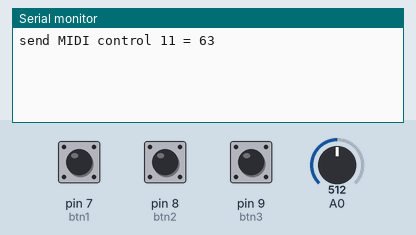
This sketch was run on a simulated SparkFun Pro Micro, built with avr-gcc and run on an emulated ATmega32U4. Shown: the last lines printed to the serial monitor. Inputs (shaded band) come from the test bench; at power-on: pin 7 (btn1) HIGH, A0 = 512, pin 8 (btn2) HIGH, pin 9 (btn3) HIGH.

Above: at 1.2 s.
1.3 s: pin 7 (btn1) pulled LOW for 0.15 s
At 2.8 s:
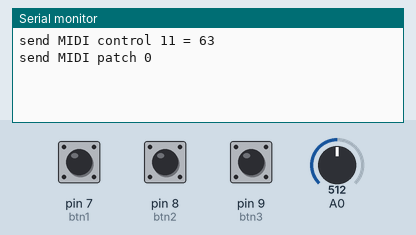
3.3 s: A0 set to 716
At 3.9 s:
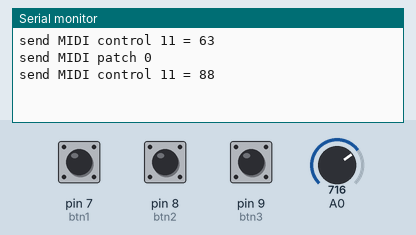
4.8 s: pin 8 (btn2) pulled LOW for 1 s
At 6.3 s:
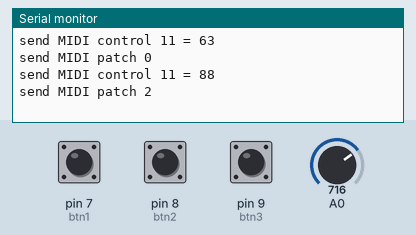
7.3 s: A0 set to 900
At 8.2 s:
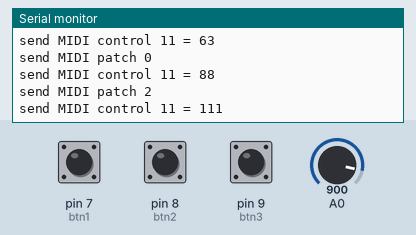

The sketch:

arduino.ino
```cpp
/*
Board: SparkFun Pro Micro (atmega32U4)
Libraries: MIDIUSB, OneButton
*/

#include <OneButton.h>
#include <MIDIUSB.h>

OneButton btn1 = OneButton(7);
OneButton btn2 = OneButton(8);
OneButton btn3 = OneButton(9);
int pot1 = 0;
int pot2 = 0;

void setup()
{
  Serial.begin(115200);

  btn1.attachClick(handleClick, &btn1);
  btn1.attachDoubleClick(handleDoubleClick, &btn1);
  btn1.attachLongPressStart(handleLongPress, &btn1);

  btn2.attachClick(handleClick, &btn2);
  btn2.attachDoubleClick(handleDoubleClick, &btn2);
  btn2.attachLongPressStart(handleLongPress, &btn2);

  btn3.attachClick(handleClick, &btn3);
  btn3.attachDoubleClick(handleDoubleClick, &btn3);
  btn3.attachLongPressStart(handleLongPress, &btn3);
}

void loop()
{
  btn1.tick();
  btn2.tick();
  btn3.tick();
  pot1 = readPotentiometer(A0, pot1);
  // pot2 = readPotentiometer(A1, pot2);
}

void handleClick(OneButton *oneButton)
{
  patchChange(oneButton->pin(), 0);
}

void handleDoubleClick(OneButton *oneButton)
{
  patchChange(oneButton->pin(), 1);
}

void handleLongPress(OneButton *oneButton)
{
  patchChange(oneButton->pin(), 2);
}

int readPotentiometer(uint8_t pin, int oldValue)
{
  int rawValue = analogRead(pin);

  if (abs(oldValue - rawValue) > 5)
  {
    int value = map(rawValue, 0, 1024, 0, 127);
    controlChange(pin, 11, value);
    return rawValue;
  }
  else
  {
    return oldValue;
  }
}

void controlChange(byte channel, byte control, byte value)
{
  Serial.print("send MIDI control ");
  Serial.print(control);
  Serial.print(" = ");
  Serial.println(value);

  control = constrain(control, 0, 119);
  value = constrain(value, 0, 127);

  // First parameter is the event type (0x0B = control change).
  // Second parameter is the event type, combined with the channel.
  // Third parameter is the control number number (0-119).
  // Fourth parameter is the control value (0-127).
  midiEventPacket_t event = {0x0B, 0xB0 | channel, control, value};
  MidiUSB.sendMIDI(event);
  MidiUSB.flush();
}

void patchChange(byte channel, byte value)
{
  Serial.print("send MIDI patch ");
  Serial.println(value);

  midiEventPacket_t event = {0x0C, 0xC0 | channel, value};
  MidiUSB.sendMIDI(event);
  MidiUSB.flush();
}
```

Measured:
- after the input at 1.3 s, the serial monitor: prints a new line after 0.60 s (image 1)
- after the input at 3.3 s, the serial monitor: prints a new line at once (image 2)
- after the input at 4.8 s, the serial monitor: prints a new line after 0.85 s (image 3)
- after the input at 7.3 s, the serial monitor: prints a new line at once (image 4)
